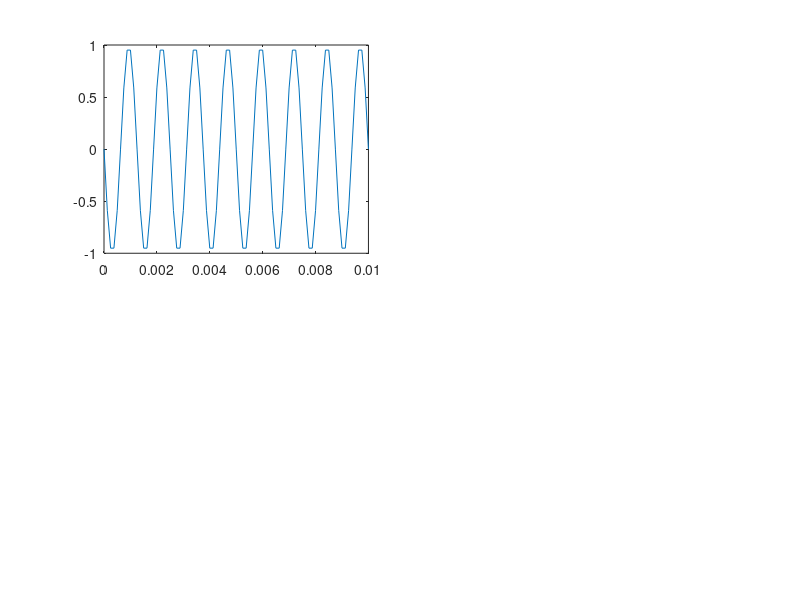

Write MATLAB code to recreate this figure. (Note: this script raises an error after producing the figure.)
clc;
clear;

% Use sinusoid frequency f = 300 Hz
f = [7200,7600,7800,7900];
%
% Sampling frequency and interval
fs = 8000;
Ts = 1/fs;
%
% Set time duration of plot, i.e., 10 msec.
tfinalplot = 10e-3;
%
% Make the time vector for the plot
nplot=0:Ts:tfinalplot;
%
% Make the time vector for replayed sound spurt
% Play the spurt for 2 seconds
tfinal = 2;
nsound=0:Ts:tfinal;
%


set(gcf, 'Position',  [400, 140, 1200, 800]);
%
C = [];
% Make the plot
for i = 1:4
    % Sample the sinusoid.
    xnT = sin(2*pi*f(1,i)*nsound);
    subplot(2,2,i);
    plot(nplot, xnT(1:length(nplot)));
    title("Subplot"+i+ ":"+" "+f(1,i)+"Hz");
    xlabel("t");
    ylabel("xnT");
    C = cat(2,C,xnT);
    audiowrite(string(f(1,i))+' Hz.wav', xnT, fs);
end
exportgraphics(gcf, 'Q3.jpg');
audiowrite('Q3concatenate Hz.wav', C, fs);




%
% Save xnT as a wav sound file, soundfile.wav.
% 
%
% Uncomment/edit this next line to save the graph.

%